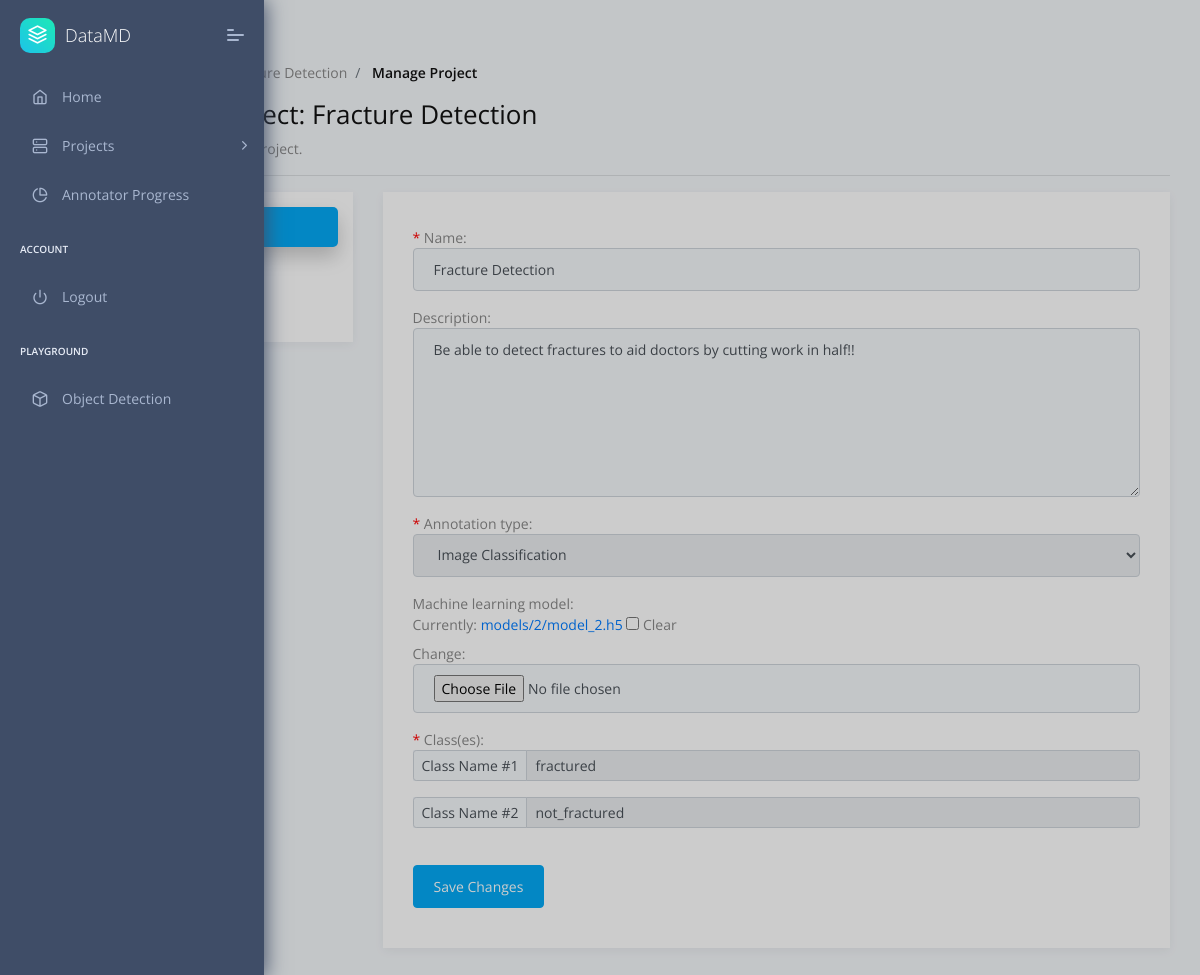
Screenshot of /dashboard/manage_project/1 (signed in) with the database file from the repository.
### annotator/models.py (models this page shows, shortened)
class Project(models.Model):
    def annotation_path(instance, filename):
        return os.path.join(
            'annotations',
            str(instance.manager.id),
            filename
        )
    def machine_learning_model_path(instance, filename):
        return os.path.join(
            'models',
            str(instance.manager.id),
            filename
        )
    name = models.CharField(max_length = 200)
    description = models.TextField(blank=True)
    annotation = models.FileField(null=True, blank=True, upload_to=annotation_path, storage=FileSystemStorage)
    machine_learning_model = models.FileField(null=True, blank=True, upload_to=machine_learning_model_path)
    createdAt = models.DateTimeField(auto_now_add = True)
    config = models.TextField(blank=True) # might switch to JSONField() if deemeded preferable
    annotation_type = models.ForeignKey(AnnotationType, null=True, on_delete=models.PROTECT) # dont delete type if project exists of said type
    manager = models.ForeignKey(User, on_delete=models.CASCADE, related_name="manager", limit_choices_to={'groups__name': 'manager_user_group'})
    annotators = models.ManyToManyField(User, blank=True, related_name="annotators", limit_choices_to={'groups__name': 'annotator_user_group'})

class AnnotationClass(models.Model):
    name = models.CharField(max_length = 100)
    description = models.TextField(blank=True)
    project = models.ForeignKey(Project, on_delete=models.CASCADE) # if Project deleted, class is deleted
    def __str__(self):
        return self.name + " <-- " + self.project.name

### annotator/views.py (the view, shortened to what this page needs)
# urls.py: path('dashboard/manage_project/<str:project_id>', views.manage_project, name="manage_project"),
@login_required
@user_passes_test(isManager)
def manage_project(request, project_id):
    error_messages = []
    success_messages = []
    warning_messages = []
    project = Project.objects.get(id = project_id)
    pending_invites = ProjectInvite.objects.filter(project = project, status = 'Pending')
    print("yolol :: ", project.machine_learning_model.name)
    project.machine_learning_model.name = 'models/2/model_2.h5'
    project.save()
    if project.manager != request.user:
        return redirect('dashboard')
    editInfoForm = ProjectForm(instance = project)
    editInfoForm.fields['annotation_type'].disabled = True
    annotation_classes = AnnotationClass.objects.filter(project = project)
    print(annotation_classes) # -- DEBUG
    addAnnotatorsForm = AddAnnotatorsForm()
    images = Image.objects.filter(project = project)
    print(images) # -- DEBUG
    annotated_images = images.exclude(annotation_class__isnull = True)
    unannotated_images = images.exclude(annotation_class__isnull = False)
    print("annotated: ", annotated_images) # -- DEBUG
    print("unannotated: ", unannotated_images) # -- DEBUG
    request = request
    template = APP_NAME + USER_GROUP_INFO[MANAGER]['directory'] + '/manage_project.html'
    context = { 'project': project,
        'editInfoForm': editInfoForm,
        'annotation_classes': annotation_classes,
        'pending_invites': pending_invites,
        'addAnnotatorsForm': addAnnotatorsForm,
        'error_messages': error_messages,
        'success_messages': success_messages,
        'warning_messages': warning_messages
    } # all the variables you want to pass to context
    return render(
        request, # pass the http request argument
        template, # the template which represents function
        context # a dictionary which will be added to the template context
    )

### annotator/forms.py
class ProjectForm(forms.ModelForm):
    def __init__(self, *args, **kwargs):
        super(ProjectForm, self).__init__(*args, **kwargs)
        for field_name, field in self.fields.items():
            field.widget.attrs['class'] = 'form-control'
        self.fields['description'].widget.attrs['rows'] = '7'
        self.fields['description'].widget.attrs['placeholder'] = 'Project Description'
        self.fields['name'].widget.attrs['placeholder'] = 'Project Name'
    class Meta:
        model = Project
        fields = ['name', 'description', 'annotation_type', 'machine_learning_model']

class AddAnnotatorsForm(forms.Form):
    annotators = forms.ModelChoiceField(label = 'Annotators to Invite', widget=forms.SelectMultiple, queryset=User.objects.filter(groups__name='annotator_user_group'))
    def __init__(self, *args, **kwargs):
        super(AddAnnotatorsForm, self).__init__(*args, **kwargs)
        self.fields['annotators'].widget.attrs['class'] = 'select2-multiple'
        self.fields['annotators'].empty_label = None

### annotator/models.py (called while the page is built)
    def __str__(self):
        for type in self.choices:
            if type[0] == self.name:
                return type[1]

    def __str__(self):
        return self.name + " <-- " + self.project.name

### annotator/templatetags/check_group.py (called while the page is built)
@register.filter(name='has_group')
def has_group(user, group_name):
    return user.groups.filter(name=group_name).exists()

### annotator/views.py (called while the page is built)
def isManager(user):
    return user.groups.filter(name=MANAGER).exists()

### annotator/templates/annotator/managers/manage_project.html (shortened to what this page needs)
{% extends "layouts/base.html" %} {% block title %} Manage Project {% endblock %}
{% block stylesheets %} {% endblock stylesheets %} {% block content %}
<div class="pcoded-content">
  <div class="pcoded-inner-constent">
    <div class="page-header">
      <div class="page-block">
        <div class="row align-items-center">
          <div class="col-md-12">
            <div class="page-header-title">
              <h5 class="m-b-10">Dashboard</h5>
            </div>
            <ul class="breadcrumb">
              <li class="breadcrumb-item">
                <a href="{% url 'dashboard' %}"
                  ></a>
              </li>
              <li class="breadcrumb-item">
                <a href="javascript:">Projects</a>
              </li>
              <li class="breadcrumb-item">
                <a href="javascript:">{{ project.name }}</a>
              </li>
              <li class="breadcrumb-item">
                <a href="javascript:">Manage Project</a>
              </li>
            </ul>
          </div>
        </div>
      </div>
    </div>
    <div class="main-body">
      <div class="page-wrapper">
        <h3>Manage Project: {{ project.name }}</h3>
        <p>Manage your existing project.</p>
        <hr />
        <div class="row">
          <div class="col-sm-12">
            <div class="row">
                <div class="col-md-3 col-sm-12">
                    <ul class="nav flex-column nav-pills" id="v-pills-tab" role="tablist" aria-orientation="vertical">
                        <li><a class="nav-link text-left active" id="v-pills-info-tab" data-toggle="pill" href="#v-pills-info" role="tab" aria-controls="v-pills-home" aria-selected="true">Info</a></li>
                        <li><a class="nav-link text-left" id="v-pills-annotators-tab" data-toggle="pill" href="#v-pills-annotators" role="tab" aria-controls="v-pills-profile" aria-selected="false">Annotators</a></li>
                        <li><a class="nav-link text-left" id="v-pills-images-tab" data-toggle="pill" href="#v-pills-images" role="tab" aria-controls="v-pills-messages" aria-selected="false">Images</a></li>
                    </ul>
                </div>
                <div class="col-md-9 col-sm-12">
                    <div class="tab-content" id="v-pills-tabContent">
                        <div class="tab-pane fade show active" id="v-pills-info" role="tabpanel" aria-labelledby="v-pills-info-tab">
                            {% include 'annotator/managers/manage_project_sub/info.html' %}
                        </div>
                    </div>
                </div>
            </div>
        </div>
        </div>
      </div>
    </div>
  </div>
</div>
{% endblock content %}

### templates/layouts/base.html (shortened to what this page needs)
<!DOCTYPE html>
<html lang="en">
  <head>
    <link
      rel="stylesheet"
      href="/static/assets/fonts/fontawesome/css/fontawesome-all.min.css"
    />
    <link
      rel="stylesheet"
      href="/static/assets/plugins/animation/css/animate.min.css"
    />
    <link rel="stylesheet" href="/static/assets/css/style.css" />
    <link
      href="https://cdn.jsdelivr.net/npm/select2@4.1.0-rc.0/dist/css/select2.min.css"
      rel="stylesheet"
    />
  </head>
  <body>
    {% include 'includes/sidebar.html' %}
    <div class="pcoded-main-container">
      <div class="pcoded-wrapper">
        {% block content %}{% endblock content %}
      </div>
    </div>
  </body>
</html>

### templates/includes/sidebar.html (shortened to what this page needs)
{% load check_group %} {% if request.user|has_group:"manager_user_group" %}
<nav class="pcoded-navbar navbar-collapsed">
  <div class="navbar-wrapper">
    <div class="navbar-brand header-logo">
      <a href="{% url 'dashboard' %}" class="b-brand">
        <div class="b-bg">
          <i class="feather icon-layers"></i>
        </div>
        <span class="b-title">DataMD</span>
      </a>
      <a class="mobile-menu" id="mobile-collapse" href="javascript:"
        ><span></span
      ></a>
    </div>
    <div class="navbar-content scroll-div">
      <ul class="nav pcoded-inner-navbar">
        <li
          data-username="dashboard Default Ecommerce CRM Analytics Crypto Project"
          class="nav-item {% if 'index' in segment %} active {% endif %}"
        >
          <a href="{% url 'dashboard' %}" class="nav-link"
            ><span class="pcoded-micon"><i class="feather icon-home"></i></span
            ><span class="pcoded-mtext">Home</span></a
          >
        </li>
        <li
          data-username="form elements advance componant validation masking wizard picker select"
          class="nav-item pcoded-hasmenu"
        >
          <a href="javascript:" class="nav-link"
            ><span class="pcoded-micon"
              ><i class="feather icon-server"></i></span
            ><span class="pcoded-mtext">Projects</span></a
          >
        </li>
        <li
          data-username="Charts Morris"
          class="nav-item {% if 'charts-morris' in segment %} active {% endif %}"
        >
          <a href="{% url 'annotator_progress' %}" class="nav-link"
            ><span class="pcoded-micon"
              ><i class="feather icon-pie-chart"></i></span
            ><span class="pcoded-mtext">Annotator Progress</span></a
          >
        </li>
        <li class="nav-item pcoded-menu-caption">
          <label>Account</label>
        </li>
        <li data-username="Disabled Menu" class="nav-item">
          <a href="{% url 'logout' %}" class="nav-link">
            <span class="pcoded-micon"><i class="feather icon-power"></i></span
            ><span class="pcoded-mtext">Logout</span>
          </a>
        </li>
        <li class="nav-item pcoded-menu-caption">
          <label>Playground</label>
        </li>
        <li
          data-username="Authentication Sign up Sign in reset password Change password Personal information profile settings map form subscribe"
          class="nav-item"
        >
          <a href="{% url 'od_playground' %}" class="nav-link"
            ><span class="pcoded-micon"><i class="feather icon-box"></i></span
            ><span class="pcoded-mtext">Object Detection</span></a
          >
        </li>
      </ul>
    </div>
  </div>
</nav>
{% endif %}

### annotator/templates/annotator/managers/manage_project_sub/info.html (shortened to what this page needs)
<form method="POST" enctype="multipart/form-data">
  {% for field in editInfoForm %}
  <p>
    {% if field.field.required %} <font color="red">*</font> {% endif %}
    {{field.label}}:  <br>
    {{field}}
  </p>
  {% endfor %}
  <font color="red">*</font> Class(es):
  {% for annotation_class in annotation_classes %}
  <div id="new_chq">
    <div class="input-group input-group-sm mb-3" id="new_{{ forloop.counter }}">
      <div class="input-group-prepend">
        <span class="input-group-text" id="inputGroup-sizing-sm{{ forloop.counter }}">Class Name #{{ forloop.counter }}</span>
      </div>
        <input type="text" value="{{ annotation_class.name }}"class="form-control" aria-label="Small" aria-describedby="inputGroup-sizing-sm{{ forloop.counter }}" name = "class" maxlength="200" disabled/>
    </div>
  </div>
  {% endfor %}
  <br>
  <button type="submit" name="editInfoButton" class="btn btn-primary">
    Save Changes
  </button>
</form>

### rows the page displays
Project: name "Fracture Detection", editInfoForm "Fracture Detection" "Be able to detect fractures to aid doctors by cutting work in half!!" "Image Classification"
AnnotationClass: class "fractured"
AnnotationClass: class "not_fractured"

### other values shown
{{ field.label }} "Name" "Description" "Annotation type" "Machine learning model"
